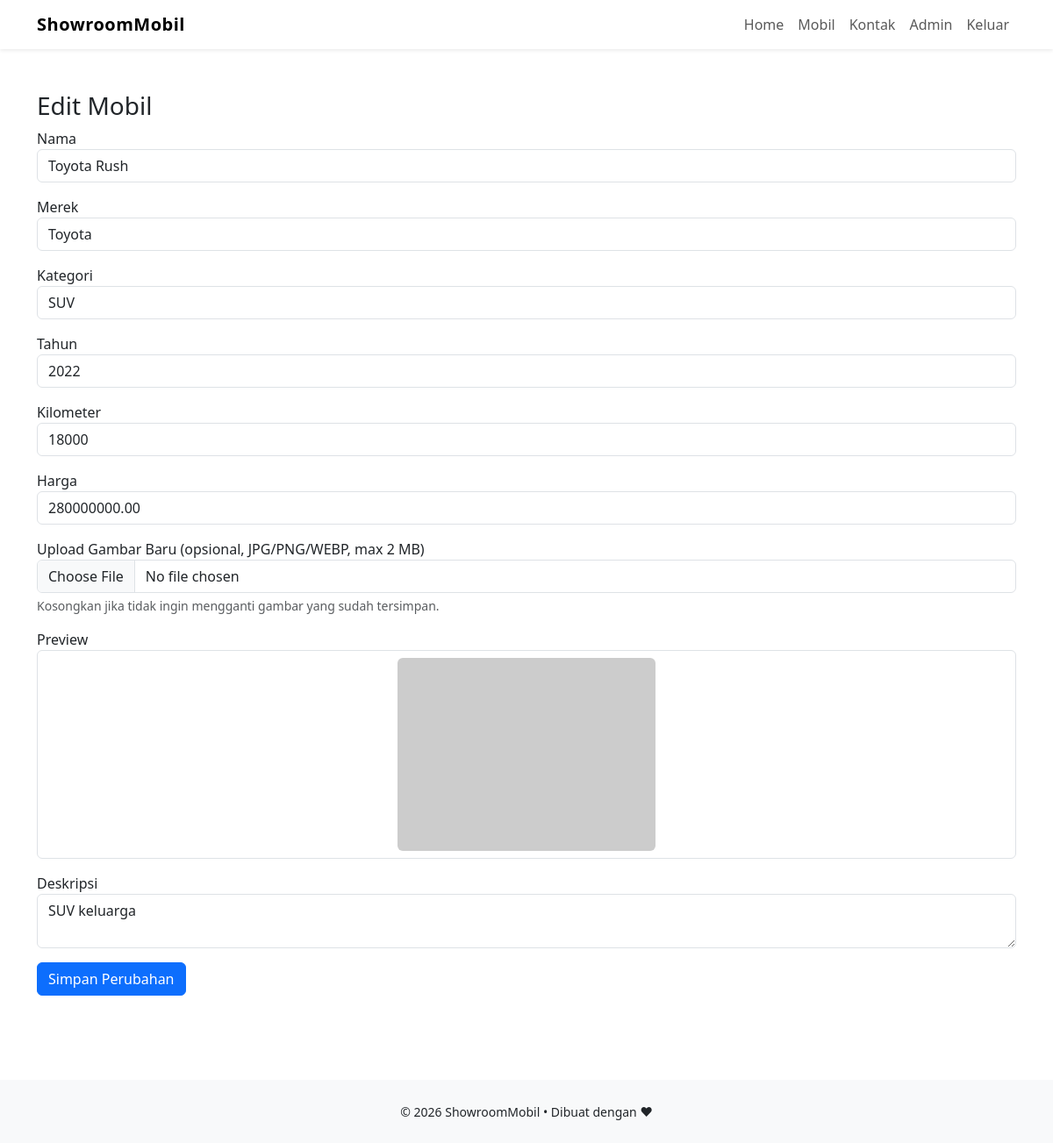
/mobil-edit.php?id=1 (signed in), run on the app's committed database.
### tables this page shows
CREATE TABLE mobil(
id INT AUTO_INCREMENT PRIMARY KEY,
nama VARCHAR(200),
merek_id INT,
kategori_id INT,
tahun INT,
kilometer INT DEFAULT 0,
harga DECIMAL(15,2),
stok INT DEFAULT 10,
deskripsi TEXT,
gambar VARCHAR(255),
created_at TIMESTAMP DEFAULT CURRENT_TIMESTAMP,
FOREIGN KEY(merek_id) REFERENCES merek(id) ON DELETE SET NULL,
FOREIGN KEY(kategori_id) REFERENCES kategori(id) ON DELETE SET NULL);

CREATE TABLE merek(id INT AUTO_INCREMENT PRIMARY KEY,nama VARCHAR(100));

CREATE TABLE kategori(id INT AUTO_INCREMENT PRIMARY KEY,nama VARCHAR(100));

### config.php (called while the page is built, shortened)
<?php
if (!defined('MOBIL_SHOWROOM_CONFIG_LOADED')) {
    if (!function_exists('get_image_url')) {
        function get_image_url(?string $val, string $placeholder = BASE_URL . 'uploads/placeholder.jpg'): string {
            $val = trim((string)($val ?? ''));
            $normalized = str_replace('\\', '/', $val);
            $normalized = preg_replace('#^/+#', '', $normalized);
            $normalized = preg_replace('#^uploads/#i', '', $normalized);
            $candidatePaths = [];
            $candidatePaths[] = __DIR__ . '/../uploads/' . $normalized;
            $candidatePaths[] = '/Applications/XAMPP/xamppfiles/htdocs/pwd /Mobil_showroom/uploads/' . $normalized;
            return $placeholder;
        }
    }
}
?>

### mobil-edit.php (the view, shortened to what this page needs)
<?php
require __DIR__.'/../config/config.php';
$id = intval($_GET['id'] ?? 0);
$merek = $pdo->query("SELECT * FROM merek")->fetchAll(PDO::FETCH_ASSOC);
$kategori = $pdo->query("SELECT * FROM kategori")->fetchAll(PDO::FETCH_ASSOC);
$stmt = $pdo->prepare("SELECT * FROM mobil WHERE id=?");
$stmt->execute([$id]);
$m = $stmt->fetch(PDO::FETCH_ASSOC);
include __DIR__ . '/../config/header.php';
?>
<div class="container py-5">
    <h3>Edit Mobil</h3>
    <form method="post" enctype="multipart/form-data">
        <div class="mb-3"><label>Nama</label><input name="nama" value="<?=htmlspecialchars($m['nama'])?>" class="form-control" required></div>
        <div class="mb-3"><label>Merek</label>
            <select name="merek_id" class="form-control">
                <?php foreach($merek as $b): ?><option value="<?=$b['id']?>" <?=($b['id']==$m['merek_id']?'selected':'')?>><?=htmlspecialchars($b['nama'])?></option><?php endforeach; ?>
            </select>
        </div>
        <div class="mb-3"><label>Kategori</label>
            <select name="kategori_id" class="form-control">
                <?php foreach($kategori as $k): ?><option value="<?=$k['id']?>" <?=($k['id']==$m['kategori_id']?'selected':'')?>><?=htmlspecialchars($k['nama'])?></option><?php endforeach; ?>
            </select>
        </div>
        <div class="mb-3"><label>Tahun</label><input name="tahun" value="<?=htmlspecialchars($m['tahun'])?>" class="form-control" required></div>
        <div class="mb-3"><label>Kilometer</label><input name="kilometer" value="<?=htmlspecialchars($m['kilometer'] ?? 0)?>" class="form-control" required></div>
        <div class="mb-3"><label>Harga</label><input name="harga" value="<?=htmlspecialchars($m['harga'])?>" class="form-control" required></div>
        <div class="mb-3">
            <label>Upload Gambar Baru (opsional, JPG/PNG/WEBP, max <?=UPLOAD_MAX_SIZE/1024/1024?> MB)</label>
            <input type="file" name="gambar_file" accept="image/*" class="form-control">
            <div class="form-text">Kosongkan jika tidak ingin mengganti gambar yang sudah tersimpan.</div>
        </div>
        <div class="mb-3">
            <label>Preview</label>
            <div class="border rounded p-2 text-center">
                <img id="preview-gambar" src="<?=htmlspecialchars(get_image_url($m['gambar'], 'https://via.placeholder.com/800x600'))?>" class="img-fluid rounded" style="max-height:220px;" alt="Preview gambar mobil">
            </div>
        </div>
        <div class="mb-3"><label>Deskripsi</label><textarea name="deskripsi" class="form-control"><?=htmlspecialchars($m['deskripsi'])?></textarea></div>
        <button class="btn btn-primary">Simpan Perubahan</button>
    </form>
</div>
<?php include __DIR__ . '/../config/footer.php'; ?>

### data on the page
mobil: nama "Toyota Rush", merek_id "Toyota", kategori_id "SUV", tahun "2022", kilometer "18000", harga "280000000.00", deskripsi "SUV keluarga"

### other printed values
UPLOAD_MAX_SIZE/1024/1024 "2"
